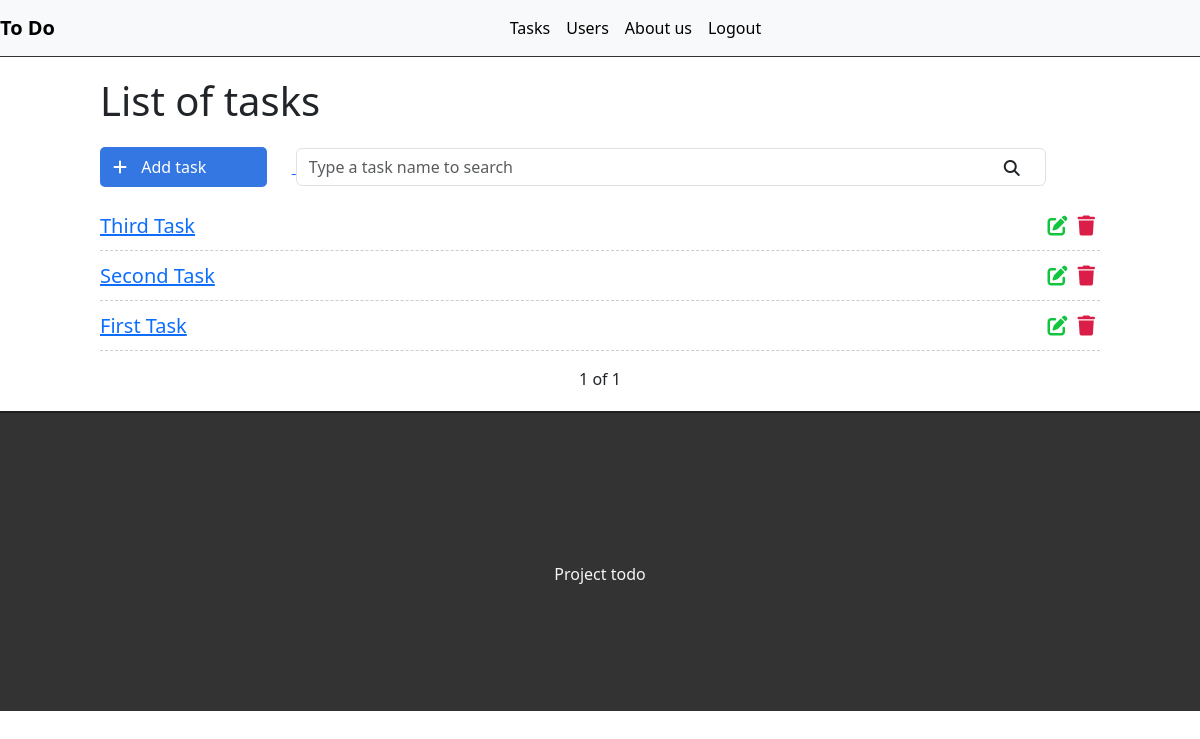
Page / (signed in) on the earlier database version.
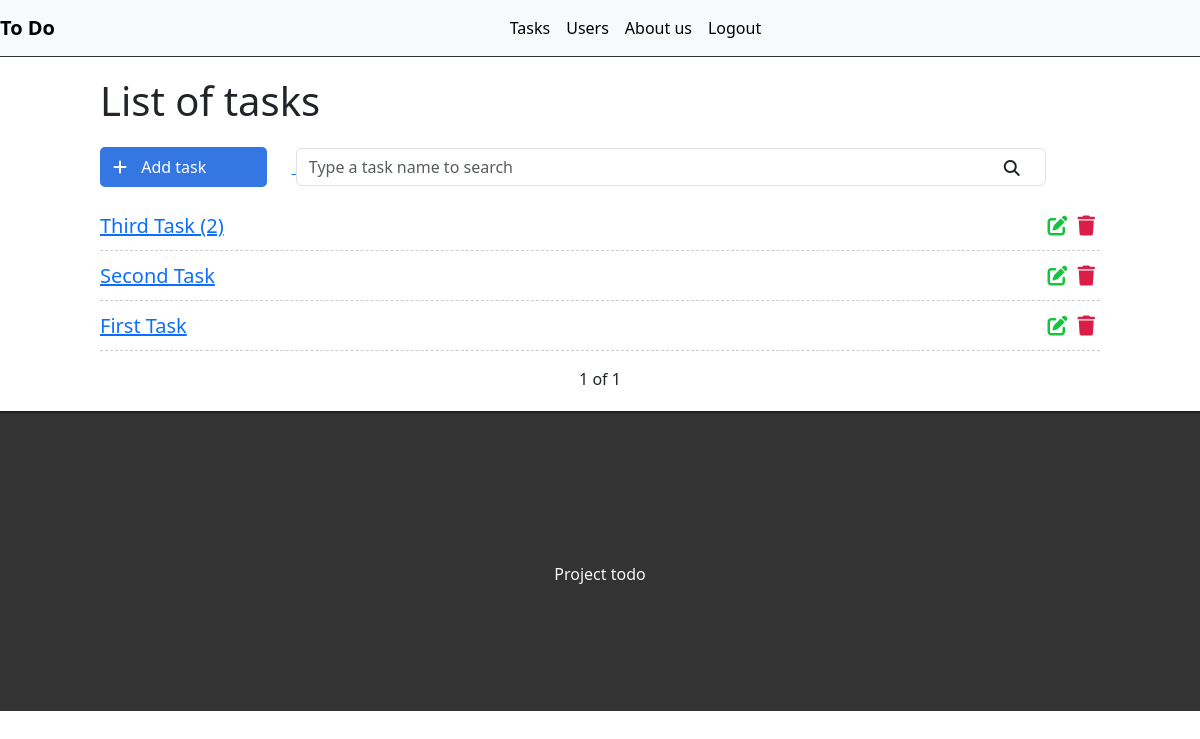
Same page on the later database version.
### tasks/models.py (models this page shows, shortened)
class Task(models.Model): #inherit data from the file models of the class Model
    STATUS= (
        ('Doing', 'Doing'),
        ('Done', 'Done'),
    )
    title = models.CharField(max_length=255)
    description = models.TextField()
    done = models.CharField(
        max_length=10,
        choices = STATUS,)
    created_at = models.DateTimeField(auto_now_add=True)
    updated_at =  models.DateTimeField(auto_now=True)

### tasks/views.py (the view)
# urls.py: path('', views.taskList, name='task-list'),  # empty url will be the 'home'
@login_required
def taskList(request):
    search =request.GET.get('search')
    if search:
        tasks = Task.objects.filter(title__icontains=search)
    else:
        tasks_list = Task.objects.all().order_by('-created_at')
        paginator = Paginator(tasks_list, 3)
        page =request.GET.get('page')
        tasks = paginator.get_page(page)
    return render (request, 'tasks/list.html', {'tasks' : tasks})

### tasks/templates/tasks/list.html (shortened to what this page needs)
{% extends 'base.html' %}
{% block content %}
<div class="offset-1 col-10 list-div">
    <h1>List of tasks</h1>
    <a id="add-link" href="newtask/">
        <div class="col-2 add-div">
            <i class="fas fa-plus"></i> Add task
        </div>
    </a>
    <div class="col-9 search-div">
        <form method="GET" id="search-form">
            <input class="form-control" type="text" id="search" name="search" placeholder="Type a task name to search" value="{{ request.GET.search}}">
            <i class="fas fa-search" id="search-btn"></i>
        </form>
    </div>
    <ul class="task-list">
        {% for task in tasks %}
        <li class="task-item">
            <span> <a href="/task/{{task.id}}">{{task.title}}</a></span>
            <a href ="delete/{{task.id}}" class="delete-btn">
                <span> <i class="fas fa-trash"></i></span>
            </a>
            <a href ="edit/{{task.id}}">
                <span> <i class="fas fa-edit"></i></span>
            </a>
        </li>
        {% endfor %}
    </ul>
    <div  class="pagination">
        <span class="step-links">
            {% if tasks.paginator.num_pages  %}
            <span class="current">
                {{ tasks.number  }} of {{ tasks.paginator.num_pages }}
            </span>
            {% endif %}
        </span>
    </div>
</div>
{% endblock %}

### tasks/templates/base.html (shortened to what this page needs)
{% load static %}
<!DOCTYPE html>
<html lang="en">
<head>
    <link href="https://cdn.jsdelivr.net/npm/bootstrap@5.3.0-alpha3/dist/css/bootstrap.min.css" rel="stylesheet">
    <link rel="stylesheet" href="{% static 'css/styles.css' %}">
</head>
<body>
    <div class="container-fluid">
        <nav class="navbar navbar-expand-lg bg-body-tertiary">
            <div class="container-fluid">
                <a class="navbar-brand" href="/">To Do</a>
                <div class="collapse navbar-collapse" id="navbarSupportedContent">
                    <ul class="navbar-nav me-auto mb-2 mb-lg-0">
                        {% if user.is_authenticated %}
                        <li class="nav-item">
                            <a class="nav-link active" aria-current="page" href="/">Tasks</a>
                        </li>
                        <li class="nav-item">
                            <a class="nav-link active" aria-current="page" href="#">Users</a>
                        </li>
                        {% else %}
                        <li class="nav-item">
                            <a class="nav-link active" aria-current="page" href="/accounts/login">Login</a>
                        </li>
                        {% endif %}
                        <li class="nav-item">
                            <a class="nav-link active" aria-current="page" href="#">About us</a>
                        </li>
                        {% if user.is_authenticated %}
                        <li class="nav-item">
                            <a class="nav-link active" aria-current="page" href="/accounts/logout">Logout</a>
                        </li>
                        {% endif %}
                    </ul>
                </div>
            </div>
        </nav>
        {% block content %}
        {% endblock %}
        <footer>
            <p>Project todo</p>
        </footer>
    </div>
</body>
</html>

### tasks/static/css/styles.css (style rules this page uses)
.container-fluid { padding: 0; }
.navbar { border-bottom: 1px solid #333; margin-bottom: 20px; }
.navbar-nav { margin: auto; }
.navbar-brand { font-weight: bold; }
.add-div { background-color: #3476e2; cursor: pointer; display: inline-block; color: #FFF; padding: 8px; border-radius: 5px; margin-right: 25px; }
.fas.fa-plus { color: #FFF; margin-right: 10px; margin-left: 5px; }
.fas.fa-search { position:absolute; top: 12px; right: 26px; cursor: pointer; }
.search-div { padding: 0px; margin-top: 15px; margin-bottom: 15px; display: inline-block; position: relative; }
.list-div { padding: 0; }
.task-list { padding-left: 0; }
.task-item { list-style: none; font-size: 20px; height: 50px; padding-top: 10px; border-bottom: 1px dashed #ccc; }
.fas.fa-trash, .fas.fa-edit { cursor: pointer; margin: 5px; font-size: 20px; float: right; }
.fas.fa-trash { color: #db1e47; }
.fas.fa-edit { color: #13c43f; }
footer { background-color: #333; height: 300px; border-top: 2px solid #202020; }
footer p { color: #f5f5f5; text-align: center; top: 50%; position: relative; }
.pagination { margin-bottom: 20px; }
.step-links { position: relative; margin-left: auto; margin-right: auto; }
.step-links .current { margin-left: 5px; margin-right: 5px; }

Differences in the rows shown:
changed Task: title "Third Task" → "Third Task (2)"
